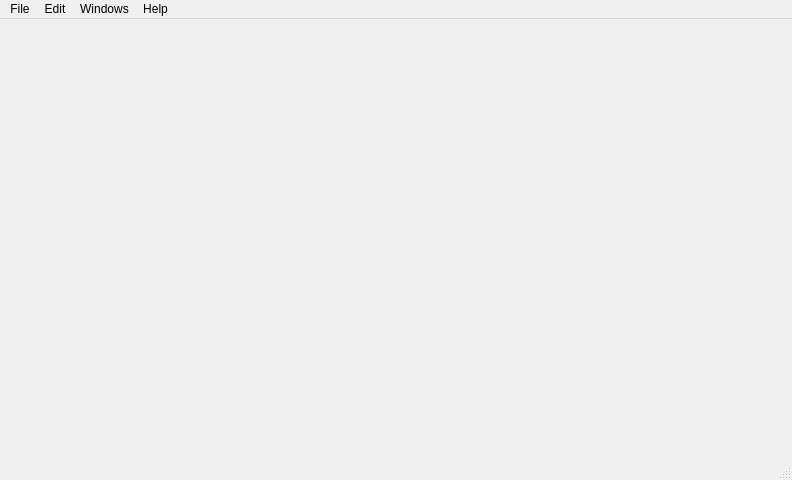
<?xml version="1.0" encoding="UTF-8"?>
<ui version="4.0">
 <class>View</class>
 <widget class="QMainWindow" name="View">
  <property name="geometry">
   <rect>
    <x>0</x>
    <y>0</y>
    <width>792</width>
    <height>480</height>
   </rect>
  </property>
  <property name="windowTitle">
   <string>asd</string>
  </property>
  <widget class="QWidget" name="centralwidget">
   <property name="enabled">
    <bool>true</bool>
   </property>
   <layout class="QVBoxLayout" name="verticalLayout"/>
  </widget>
  <widget class="QMenuBar" name="menubar">
   <property name="geometry">
    <rect>
     <x>0</x>
     <y>0</y>
     <width>792</width>
     <height>21</height>
    </rect>
   </property>
   <widget class="QMenu" name="menuFile">
    <property name="statusTip">
     <string>asdasdasd</string>
    </property>
    <property name="title">
     <string>File</string>
    </property>
    <addaction name="open"/>
    <addaction name="save"/>
    <addaction name="save_as"/>
    <addaction name="actionNew"/>
    <addaction name="actionExit"/>
   </widget>
   <widget class="QMenu" name="menuEdit">
    <property name="title">
     <string>Edit</string>
    </property>
    <addaction name="actionCopy_as"/>
    <addaction name="insert_row"/>
   </widget>
   <widget class="QMenu" name="menuWindows">
    <property name="title">
     <string>Windows</string>
    </property>
   </widget>
   <widget class="QMenu" name="menuHelp">
    <property name="title">
     <string>Help</string>
    </property>
   </widget>
   <addaction name="menuFile"/>
   <addaction name="menuEdit"/>
   <addaction name="menuWindows"/>
   <addaction name="menuHelp"/>
  </widget>
  <widget class="QStatusBar" name="statusbar"/>
  <action name="open">
   <property name="text">
    <string>Open</string>
   </property>
   <property name="statusTip">
    <string>Open File</string>
   </property>
   <property name="shortcut">
    <string>Ctrl+O</string>
   </property>
  </action>
  <action name="save">
   <property name="text">
    <string>Save</string>
   </property>
   <property name="statusTip">
    <string>Save file</string>
   </property>
   <property name="shortcut">
    <string>Ctrl+S</string>
   </property>
  </action>
  <action name="save_as">
   <property name="text">
    <string>Save as</string>
   </property>
   <property name="statusTip">
    <string>Save file with specific name</string>
   </property>
   <property name="shortcut">
    <string>Ctrl+Shift+S</string>
   </property>
  </action>
  <action name="actionNew">
   <property name="text">
    <string>New</string>
   </property>
   <property name="statusTip">
    <string>New file</string>
   </property>
   <property name="shortcut">
    <string>Ctrl+N</string>
   </property>
  </action>
  <action name="actionCopy_as">
   <property name="text">
    <string>Copy CS</string>
   </property>
   <property name="statusTip">
    <string>Copy Create Script</string>
   </property>
  </action>
  <action name="actionExit">
   <property name="text">
    <string>Exit</string>
   </property>
   <property name="statusTip">
    <string>Exit program</string>
   </property>
   <property name="shortcut">
    <string>Ctrl+Q</string>
   </property>
  </action>
  <action name="insert_row">
   <property name="text">
    <string>Insert Row</string>
   </property>
   <property name="shortcut">
    <string>Ctrl+I</string>
   </property>
  </action>
 </widget>
 <resources/>
 <connections>
  <connection>
   <sender>actionExit</sender>
   <signal>triggered()</signal>
   <receiver>View</receiver>
   <slot>close()</slot>
   <hints>
    <hint type="sourcelabel">
     <x>-1</x>
     <y>-1</y>
    </hint>
    <hint type="destinationlabel">
     <x>395</x>
     <y>239</y>
    </hint>
   </hints>
  </connection>
 </connections>
</ui>
